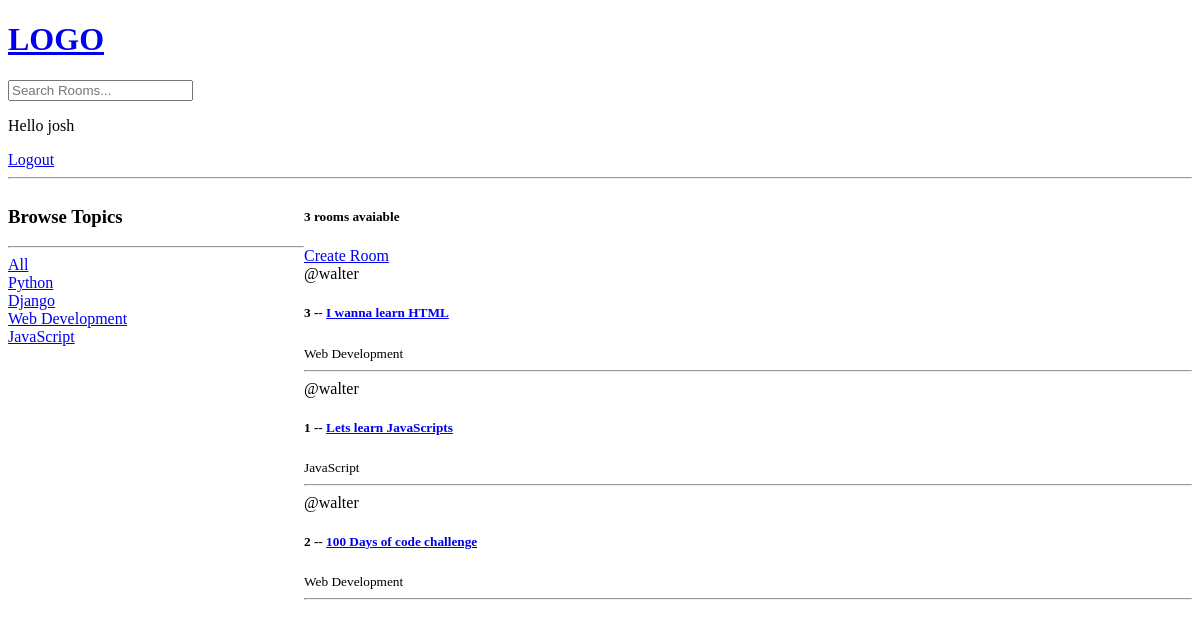
The app's page / (signed in), older data.
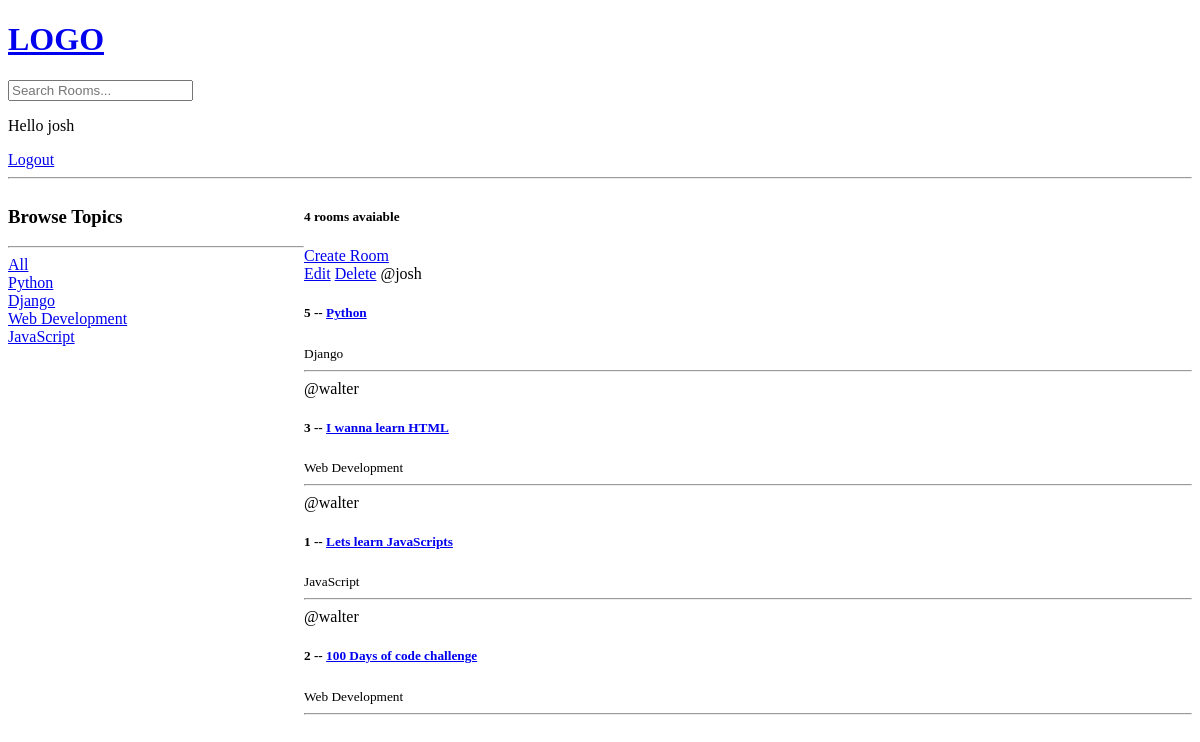
The same page, newer data.
### base/models.py (models this page shows, shortened)
class Topic(models.Model):
    name = models.CharField(max_length = 200)

class Room(models.Model):
    host =  models.ForeignKey(User, on_delete = models.SET_NULL, null = True)
    topic = models.ForeignKey(Topic, on_delete = models.SET_NULL, null = True)
    name = models.CharField(max_length=200) #Allows different names
    description = models.TextField(null = True, blank = True) #Blank page for decription
    updated = models.DateTimeField(auto_now = True) # Shows time
    created = models.DateTimeField(auto_now_add = True) #shows time of creation
    class Meta:
        ordering = ['-updated', '-created']

### base/views.py (the view)
# urls.py: path('', views.home, name = "home"), #Path to home
def home(request):
    q = request.GET.get('q') if request.GET.get('q') != None else ''
    rooms = Room.objects.filter(
        Q(topic__name__icontains = q) |
        Q(name__icontains = q) |
        Q(description__icontains = q)
        ) #overrides the other room list
    topics = Topic.objects.all()
    room_count = rooms.count()
    context = {'rooms': rooms, 'topics': topics, 'room_count' : room_count}
    return render(request, 'base/home.html', context) #Goes into template folder to go to the home html

### base/templates/base/home.html (shortened to what this page needs)
{% extends 'main.html' %}
{% block content%}
<div class = "home-container">
    <div>
        <h3>Browse Topics</h3>
        <hr>
        <div>
            <a href = "{% url 'home' %}">All</a>
        </div>
        {% for topic in topics %}
            <div>
                <a href = "{% url 'home' %}?q={{topic.name}}">{{topic.name}}</a>
            </div>
        {% endfor %}
    </div>
    <div>
        <h5>{{room_count}} rooms avaiable</h5>
        <a href= "{% url 'create-room' %}">Create Room</a>
        <div>
            {% for room in rooms%}
                <div>
                    {% if request.user == room.host %}
                    <a href = "{% url 'update-room' room.id %}">Edit</a>
                    <a href = "{% url 'delete-room' room.id %}">Delete</a>
                    {% endif %}
                    <span>@{{room.host.username}}</span>
                  <h5>{{room.id}} -- <a href = "{% url 'room' room.id %}">{{room.name}}</a>  </h5>
                  <small>{{room.topic.name}}</small>
                  <hr>
                </div>
            {% endfor %}
        </div>
    </div>
</div>
{% endblock content %}

Row changes from the older to the newer data that the page shows:
added Room: shows "Edit", host.username "josh", id "5", name "Python", topic.name "Django"
Text that changed along with them:
{{ room_count }}: "3" → "4"
